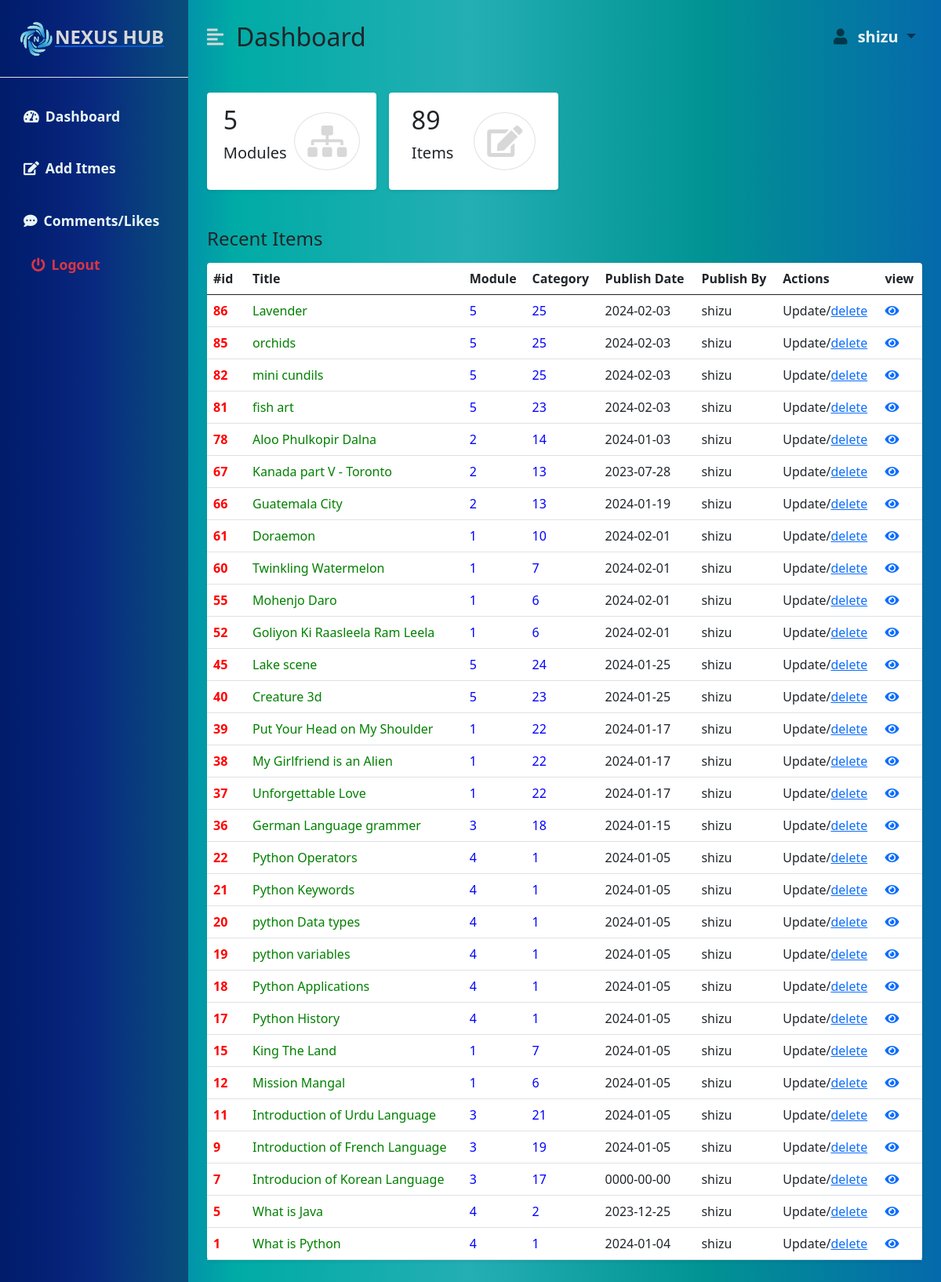
/dashboard.php (signed in), run on the app's committed database.
### tables this page shows
CREATE TABLE `item` (
  `id` int(20) NOT NULL,
  `title` varchar(50) NOT NULL,
  `description` text NOT NULL,
  `content` text NOT NULL,
  `photopath` text NOT NULL,
  `videopath` text NOT NULL,
  `test_link` text NOT NULL,
  `publish_by` text NOT NULL,
  `publish_date` date NOT NULL,
  `module_id` int(11) NOT NULL,
  `category` int(50) NOT NULL,
  `keywords` varchar(50) NOT NULL,
  `time` time NOT NULL
);

### database/db.php (called while the page is built, shortened)
<?php
class DB
{
    public $sname = "localhost";
    public $uname = "root";
    public $password = "";
    public $db_name = "nexushub";
    public $conn;
    function connect_DB()
    {
        $this->conn = mysqli_connect($this->sname, $this->uname, $this->password, $this->db_name);
        return true;
    }
    function fetchData($query)
    {
        $result = mysqli_query($this->conn, $query);
        $ldata = [];
        while ($row = mysqli_fetch_array($result)) {
            array_push($ldata, $row);
        }
        return $ldata;
    }
    function fetch_all_user_items($uname)
    {
        if ($this->connect_DB()) {
            $query = "SELECT * FROM `item` WHERE `publish_by`='$uname' ORDER BY `id` desc";
            return $this->fetchData($query);
        }
    }
    function count_rows_table($tb_name)
    {
        if ($this->connect_DB()) {
            $query = "SELECT count(*) FROM `$tb_name`";
            return $this->fetchData($query);
        }
    }
}

### dashboard.php (the view)
<?php
include './layouts/top.php';
?>
<div class="container-fluid px-4">
    <div class="row g-3 my-2">
        <div class="col-md-3">
            <div class="p-3 bg-white shadow-sm d-flex justify-content-around align-items-center rounded">
                <div>
                    <h3 class="fs-2">
                        <?php
                          include './database/db.php';
                          $db = new DB();
                            $count_no=$db->count_rows_table("modules") ;
                            foreach($count_no as $cn)
                            {
                                echo $cn[0];
                            }
                        ?>
                    </h3>
                    <p class="fs-5">Modules</p>
                </div>
                <i class="fas fa-sitemap fs-1 primary-text border rounded-full secondary-bg p-3"></i>
            </div>
        </div>
        <div class="col-md-3">
            <div class="p-3 bg-white shadow-sm d-flex justify-content-around align-items-center rounded">
                <div>
                    <h3 class="fs-2">
                        <?php
                    $count_no=$db->count_rows_table("item") ;
                            foreach($count_no as $cn)
                            {
                                echo $cn[0];
                            }
                            ?>
                    </h3>
                    <p class="fs-5">Items</p>
                </div>
                <i class="fas fa-edit fs-1 primary-text border rounded-full secondary-bg p-3"></i>
            </div>
        </div>
    </div>
    <div class="row my-5">
        <h3 class="fs-4 mb-3">Recent Items</h3>
        <div class="col">
            <table class="table bg-white rounded shadow-sm  table-hover">
                <thead>
                    <tr>
                        <th scope="col" width="50">#id</th>
                        <th scope="col">Title</th>
                        <th scope="col">Module</th>
                        <th scope="col">Category</th>
                        <th scope="col">Publish Date</th>
                        <th scope="col">Publish By</th>
                        <th scope="col">Actions</th>
                        <th scope="col">view</th>
                    </tr>
                </thead>
                <tbody>
                <?php
                $items = $db->fetch_all_user_items($uname);
                foreach ($items as $item) {
                    echo "
                    <tr>
                        <th scope='row' style='color:red;'>".$item["id"]."</th>
                        <td  style='color:green;'>".$item["title"]."</td>
                        <td  style='color:blue;'>".$item["module_id"]."</td>
                        <td  style='color:blue;'>".$item["category"]."</td>
                        <td>".$item["publish_date"]."</td>
                        <td>".$item["publish_by"]."</td>
                        <td>Update/<a href='delete-item.php?id=".$item["id"]."'>delete</td>
                        <td>
                            <a href='#'> <i class='fas fa-eye'></i>
                             </a>
                        </td>
                    </tr> ";
                     } ?>
                </tbody>
            </table>
        </div>
    </div>
</div>
</div>
<?php
include './layouts/bottom.php';
?>

### css/dashboard.css (style rules this page uses)
:root { --main-bg-color: #1b193c; --main-text-color: #d8d8d8; --second-text-color: #e9f6f5; --second-bg-color: linear-gradient( to right, #a1b8fa, #83a4ff, #02a2a8dd, #019393, #0569ab ) ,transparent 50%; }
.primary-text { color: var(--main-text-color); }
.secondary-bg { background-color: var(--second-bg-color); }
.rounded-full { border-radius: 100%; }

### data on the page
item: id "86", title "Lavender", module "5", category "25", publish_date "2024-02-03", publish_by "shizu"
item: id "85", title "orchids", module "5", category "25", publish_date "2024-02-03", publish_by "shizu"
item: id "82", title "mini cundils", module "5", category "25", publish_date "2024-02-03", publish_by "shizu"
item: id "81", title "fish art", module "5", category "23", publish_date "2024-02-03", publish_by "shizu"
item: id "78", title "Aloo Phulkopir Dalna", module "2", category "14", publish_date "2024-01-03", publish_by "shizu"
item: id "67", title "Kanada part V - Toronto", module "2", category "13", publish_date "2023-07-28", publish_by "shizu"
item: id "66", title "Guatemala City", module "2", category "13", publish_date "2024-01-19", publish_by "shizu"
item: id "61", title "Doraemon", module "1", category "10", publish_date "2024-02-01", publish_by "shizu"
item: id "60", title "Twinkling Watermelon", module "1", category "7", publish_date "2024-02-01", publish_by "shizu"
item: id "55", title "Mohenjo Daro", module "1", category "6", publish_date "2024-02-01", publish_by "shizu"
item: id "52", title "Goliyon Ki Raasleela Ram Leela", module "1", category "6", publish_date "2024-02-01", publish_by "shizu"
item: id "45", title "Lake scene", module "5", category "24", publish_date "2024-01-25", publish_by "shizu"
item: id "40", title "Creature 3d", module "5", category "23", publish_date "2024-01-25", publish_by "shizu"
item: id "39", title "Put Your Head on My Shoulder", module "1", category "22", publish_date "2024-01-17", publish_by "shizu"
item: id "38", title "My Girlfriend is an Alien", module "1", category "22", publish_date "2024-01-17", publish_by "shizu"
item: id "37", title "Unforgettable Love", module "1", category "22", publish_date "2024-01-17", publish_by "shizu"
item: id "36", title "German Language grammer", module "3", category "18", publish_date "2024-01-15", publish_by "shizu"
item: id "22", title "Python Operators", module "4", category "1", publish_date "2024-01-05", publish_by "shizu"
item: id "21", title "Python Keywords", module "4", category "1", publish_date "2024-01-05", publish_by "shizu"
item: id "20", title "python Data types", module "4", category "1", publish_date "2024-01-05", publish_by "shizu"
item: id "19", title "python variables", module "4", category "1", publish_date "2024-01-05", publish_by "shizu"
item: id "18", title "Python Applications", module "4", category "1", publish_date "2024-01-05", publish_by "shizu"
item: id "17", title "Python History", module "4", category "1", publish_date "2024-01-05", publish_by "shizu"
item: id "15", title "King The Land", module "1", category "7", publish_date "2024-01-05", publish_by "shizu"
item: id "12", title "Mission Mangal", module "1", category "6", publish_date "2024-01-05", publish_by "shizu"
item: id "11", title "Introduction of Urdu Language", module "3", category "21", publish_date "2024-01-05", publish_by "shizu"
item: id "9", title "Introduction of French Language", module "3", category "19", publish_date "2024-01-05", publish_by "shizu"
item: id "7", title "Introducion of Korean Language", module "3", category "17", publish_date "0000-00-00", publish_by "shizu"
item: id "5", title "What is Java", module "4", category "2", publish_date "2023-12-25", publish_by "shizu"
item: id "1", title "What is Python", module "4", category "1", publish_date "2024-01-04", publish_by "shizu"

### other printed values
$uname "shizu"
$cn[0] "5"
$cn[0] "89"
